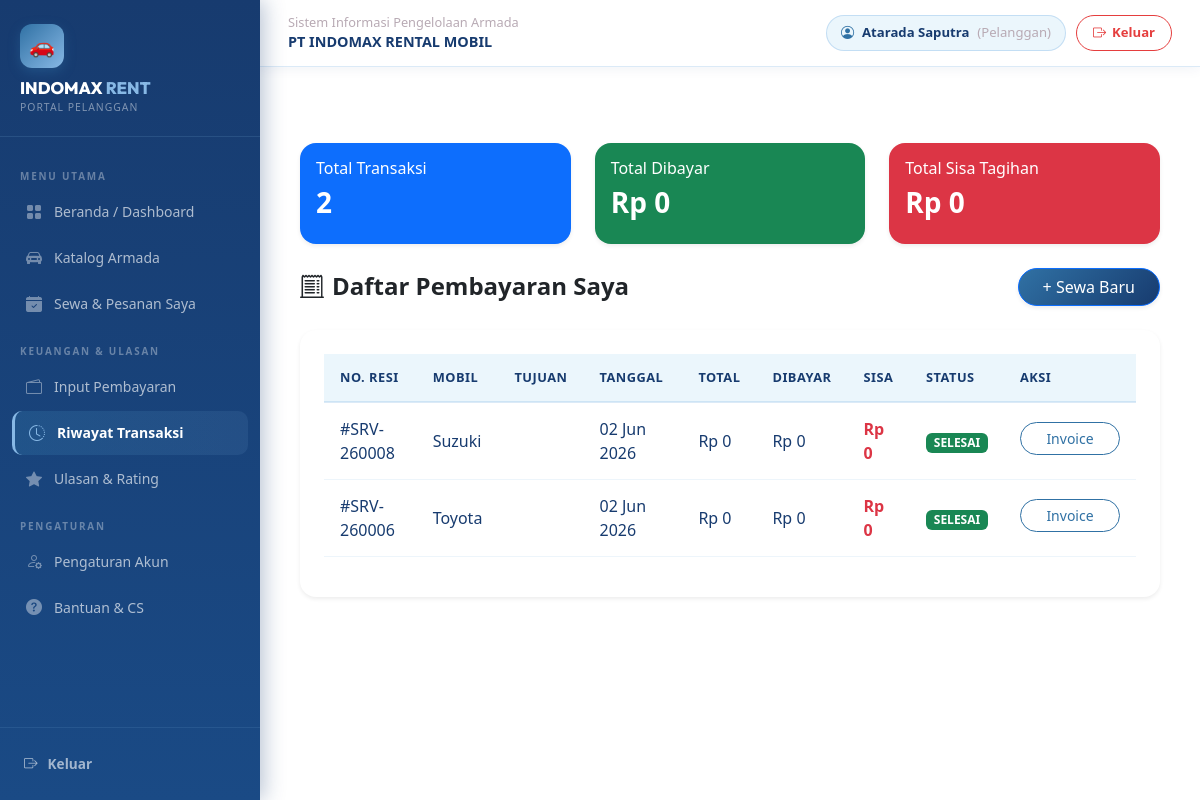
/Pelanggan/riwayat_pembayaran.php (signed in), run on an earlier commit of the app's database.
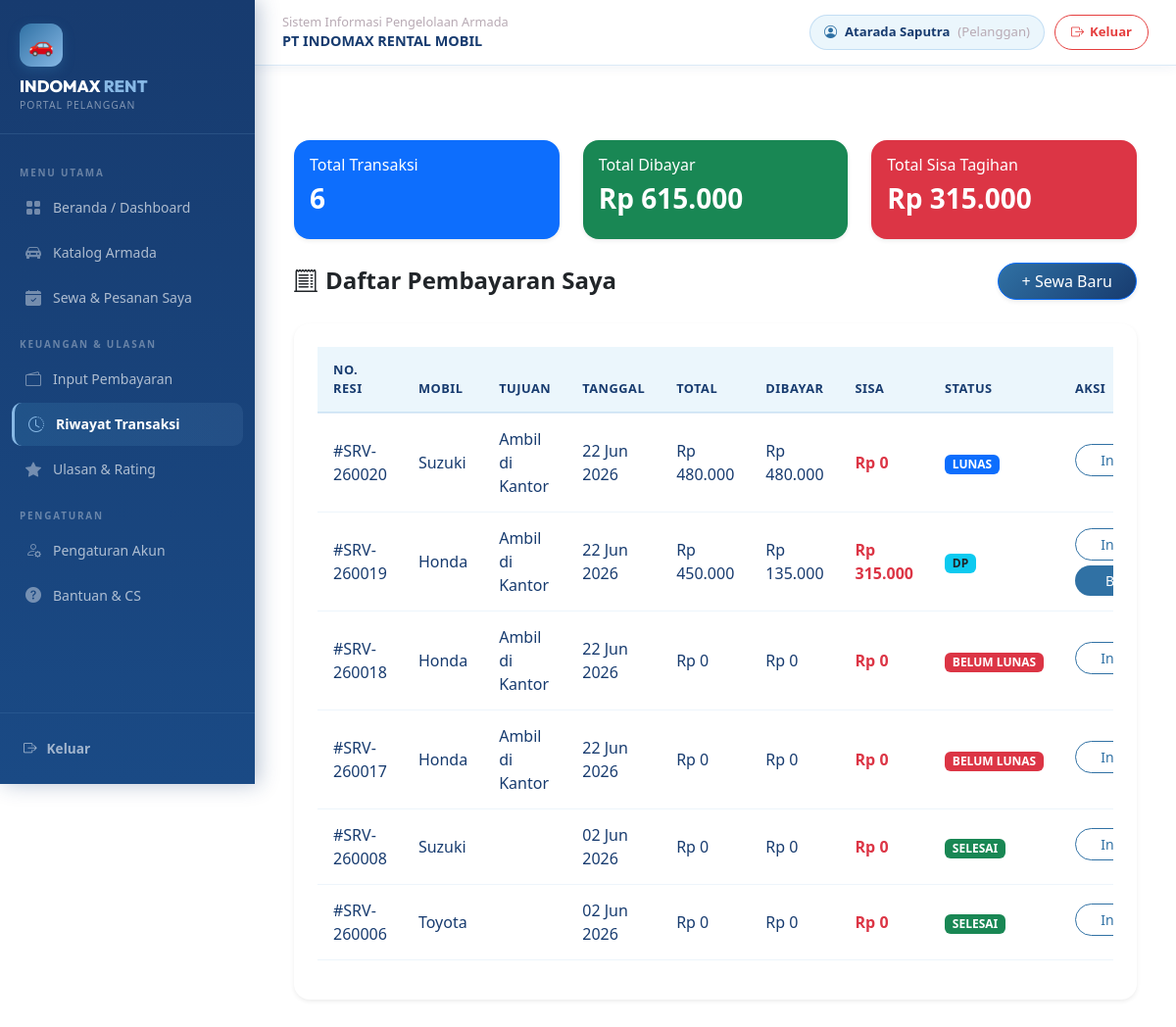
And on a later commit of the database.
### tables this page shows
CREATE TABLE `transaksi_sewa` (
  `id_sewa` int(11) NOT NULL,
  `id_pelanggan` int(11) NOT NULL,
  `pake_supir` enum('Ya','Tidak') NOT NULL DEFAULT 'Tidak',
  `kode_mobil` varchar(10) NOT NULL,
  `id_supir` int(11) DEFAULT NULL,
  `biaya_supir` decimal(12,2) NOT NULL DEFAULT 0.00,
  `opsi_supir` enum('ya','tidak') DEFAULT 'tidak',
  `tanggal_sewa` date NOT NULL,
  `tanggal_kembali` date NOT NULL,
  `lama_sewa` int(11) NOT NULL,
  `total_biaya` decimal(12,2) NOT NULL,
  `status_sewa` enum('berjalan','selesai') DEFAULT 'berjalan',
  `tujuan_perjalanan` varchar(255) NOT NULL,
  `kode_akun` int(11) DEFAULT NULL,
  `lokasi_jemput` varchar(255) DEFAULT NULL,
  `alamat_detail` text DEFAULT NULL,
  `nama_penyewa` varchar(100) DEFAULT NULL,
  `total_bayar` int(11) DEFAULT 0,
  `jumlah_bayar` int(11) DEFAULT 0
);

CREATE TABLE `mobil` (
  `kode_mobil` varchar(10) NOT NULL,
  `merk` varchar(50) DEFAULT NULL,
  `jenis` varchar(50) DEFAULT NULL,
  `nopol` varchar(15) DEFAULT NULL,
  `tarif_per_hari` decimal(10,2) DEFAULT NULL,
  `status_mobil` enum('tersedia','disewa') DEFAULT 'tersedia',
  `Gambar` varchar(255) NOT NULL,
  `Unit_Tersedia` int(10) UNSIGNED NOT NULL
);

### Pelanggan/riwayat_pembayaran.php (the view, shortened to what this page needs)
<?php
include 'koneksi.php';
include 'navbar.php';
$id_pelanggan = $_SESSION['id_pelanggan'];
$q_stats = mysqli_query($conn, "SELECT
    COUNT(id_sewa) as total_trx,
    SUM(jumlah_bayar) as total_dibayar,
    SUM(total_bayar - jumlah_bayar) as total_sisa
    FROM transaksi_sewa WHERE id_pelanggan = '$id_pelanggan'");
$stats = mysqli_fetch_assoc($q_stats);
?>
<!DOCTYPE html>
<html lang="id">
<head>
    <link href="https://cdn.jsdelivr.net/npm/bootstrap@5.3.0/dist/css/bootstrap.min.css" rel="stylesheet">
</head>
<body>
<div class="container py-5">
    <div class="row mb-4">
        <div class="col-md-4">
            <div class="card shadow-sm border-0 p-3 bg-primary text-white rounded-4">
                <h6>Total Transaksi</h6>
                <h3 class="fw-bold"><?= $stats['total_trx'] ?></h3>
            </div>
        </div>
        <div class="col-md-4">
            <div class="card shadow-sm border-0 p-3 bg-success text-white rounded-4">
                <h6>Total Dibayar</h6>
                <h3 class="fw-bold">Rp <?= number_format($stats['total_dibayar'], 0, ',', '.') ?></h3>
            </div>
        </div>
        <div class="col-md-4">
            <div class="card shadow-sm border-0 p-3 bg-danger text-white rounded-4">
                <h6>Total Sisa Tagihan</h6>
                <h3 class="fw-bold">Rp <?= number_format($stats['total_sisa'], 0, ',', '.') ?></h3>
            </div>
        </div>
    </div>
    <div class="d-flex justify-content-between align-items-center mb-4">
        <h4 class="fw-bold m-0"><i class="bi bi-receipt-cutoff me-2"></i>Daftar Pembayaran Saya</h4>
        <a href="transaksi.php" class="btn btn-primary px-4 rounded-pill shadow-sm">+ Sewa Baru</a>
    </div>
    <div class="card p-4 shadow-sm border-0 rounded-4">
        <div class="table-responsive">
            <table class="table table-hover align-middle">
                <thead class="table-light">
                    <tr>
                        <th>NO. RESI</th>
                        <th>MOBIL</th>
                        <th>TUJUAN</th>
                        <th>TANGGAL</th>
                        <th>TOTAL</th>
                        <th>DIBAYAR</th>
                        <th>SISA</th>
                        <th>STATUS</th>
                        <th>AKSI</th>
                    </tr>
                </thead>
                <tbody>
    <?php
    $sql = "SELECT t.*, m.merk FROM transaksi_sewa t
            JOIN mobil m ON t.kode_mobil = m.kode_mobil
            WHERE t.id_pelanggan = '$id_pelanggan'
            ORDER BY t.id_sewa DESC";
    $res = mysqli_query($conn, $sql);
    if (mysqli_num_rows($res) > 0) {
        while($row = mysqli_fetch_assoc($res)) {
            $total = isset($row['total_bayar']) ? (int)$row['total_bayar'] : 0;
            $dibayar = isset($row['jumlah_bayar']) ? (int)$row['jumlah_bayar'] : 0;
            $sisa = $total - $dibayar;
            if (isset($row['status_sewa']) && $row['status_sewa'] == 'selesai') {
                $status_label = "SELESAI";
                $status_class = "bg-success";
            } elseif ($dibayar <= 0) {
                $status_label = "BELUM LUNAS";
                $status_class = "bg-danger";
            } elseif ($sisa > 0) {
                $status_label = "DP";
                $status_class = "bg-info text-dark";
            } else {
                $status_label = "LUNAS";
                $status_class = "bg-primary";
            }
    ?>
    <tr>
        <td>#SRV-<?= $row['id_sewa'] ?></td>
        <td><?= htmlspecialchars($row['merk']) ?></td>
        <td><?= htmlspecialchars($row['lokasi_jemput']) ?></td>
        <td><?= date('d M Y', strtotime($row['tanggal_sewa'])) ?></td>
        <td>Rp <?= number_format($total, 0, ',', '.') ?></td>
        <td>Rp <?= number_format($dibayar, 0, ',', '.') ?></td>
        <td class="text-danger fw-bold">Rp <?= number_format($sisa, 0, ',', '.') ?></td>
        <td><span class="badge <?= $status_class ?>"><?= $status_label ?></span></td>
        <td>
            <a href="invoice.php?id=<?= $row['id_sewa'] ?>" class="btn-invoice">Invoice</a>
            <?php if ($sisa > 0 && (!isset($row['status_sewa']) || $row['status_sewa'] != 'selesai')): ?>
                <a href="input_pembayaran.php?id=<?= $row['id_sewa'] ?>" class="btn-bayar">Bayar</a>
            <?php endif; ?>
        </td>
    </tr>
    <?php
        }
    } else {
        echo "<tr><td colspan='9' class='text-center p-4'>Belum ada transaksi sewa.</td></tr>";
    }
    ?>
</tbody>
            </table>
        </div>
    </div>
</div>
</body>
</html>

### Pelanggan/navbar.php (shortened to what this page needs)
<?php
$current_page = basename($_SERVER['PHP_SELF']);
?>
<!DOCTYPE html>
<html lang="id">
<head>
    <link href="https://cdn.jsdelivr.net/npm/bootstrap@5.3.0/dist/css/bootstrap.min.css" rel="stylesheet">
    <link rel="stylesheet" href="https://cdn.jsdelivr.net/npm/bootstrap-icons@1.11.1/font/bootstrap-icons.css">
</head>
<body>
<div id="wrapper">
    <div id="sidebar-wrapper">
        <a href="index.php" class="sidebar-brand d-flex flex-column">
            <div class="sidebar-brand-icon">🚗</div>
            <div class="sidebar-brand-title">INDOMAX <span>RENT</span></div>
            <div class="sidebar-brand-sub">Portal Pelanggan</div>
        </a>
        <nav class="sidebar-nav">
            <?php if (isset($_SESSION['role']) && $_SESSION['role'] === 'pelanggan'): ?>
                <div class="sidebar-section-title">Menu Utama</div>
                <a href="index.php" class="<?= $current_page === 'index.php' ? 'active' : '' ?>">
                    <i class="bi bi-grid-fill"></i> Beranda / Dashboard
                </a>
                <a href="katalog.php" class="<?= $current_page === 'katalog.php' ? 'active' : '' ?>">
                    <i class="bi bi-car-front-fill"></i> Katalog Armada
                </a>
                <a href="transaksi.php" class="<?= $current_page === 'transaksi.php' ? 'active' : '' ?>">
                    <i class="bi bi-calendar-check-fill"></i> Sewa & Pesanan Saya
                </a>
                <div class="sidebar-section-title">Keuangan & Ulasan</div>
                <a href="pembayaran.php" class="<?= $current_page === 'pembayaran.php' ? 'active' : '' ?>">
                    <i class="bi bi-wallet2"></i> Input Pembayaran
                </a>
                <a href="riwayat_pembayaran.php" class="<?= $current_page === 'riwayat_pembayaran.php' ? 'active' : '' ?>">
                    <i class="bi bi-clock-history"></i> Riwayat Transaksi
                </a>
                <a href="grafik_rating.php" class="<?= $current_page === 'grafik_rating.php' ? 'active' : '' ?>">
                    <i class="bi bi-star-fill"></i> Ulasan & Rating
                </a>
                <div class="sidebar-section-title">Pengaturan</div>
                <a href="edit_profil.php" class="<?= $current_page === 'edit_profil.php' ? 'active' : '' ?>">
                    <i class="bi bi-person-gear"></i> Pengaturan Akun
                </a>
                <a href="bantuan.php" class="<?= $current_page === 'bantuan.php' ? 'active' : '' ?>">
                    <i class="bi bi-question-circle-fill"></i> Bantuan & CS
                </a>
            <?php endif; ?>
        </nav>
        <div class="sidebar-footer">
            <a href="logout_pelanggan.php">
                <i class="bi bi-box-arrow-right"></i> Keluar
            </a>
        </div>
    </div>
    <div id="page-content-wrapper">
        <div class="top-navbar">
            <div class="top-navbar-brand">
                Sistem Informasi Pengelolaan Armada
                <strong>PT INDOMAX RENTAL MOBIL</strong>
            </div>
            <div class="top-navbar-user">
                <?php if (isset($_SESSION['role'])): ?>
                    <div class="user-badge">
                        <i class="bi bi-person-circle"></i>
                        <?= htmlspecialchars($_SESSION['nama_pelanggan'] ?? $_SESSION['nama_user'] ?? 'Pengguna') ?>
                        <span style="color: var(--lilac-dust); font-weight: 400;">(<?= ucfirst($_SESSION['role'] ?? 'Tamu') ?>)</span>
                    </div>
                    <a href="logout_pelanggan.php" class="btn-logout">
                        <i class="bi bi-box-arrow-right"></i> Keluar
                    </a>
                <?php else: ?>
                    <a href="login_pelanggan.php" class="btn btn-primary btn-sm rounded-pill px-3 fw-bold">
                        <i class="bi bi-box-arrow-in-right me-1"></i> Masuk
                    </a>
                <?php endif; ?>
            </div>
        </div>
        <div class="page-content">

### Pelanggan/riwayat_pembayaran.php (style rules this page uses)
.btn-invoice { background-color: #ffffff; border: 1px solid #3071a4; color: #3071a4; padding: 5px 15px; display: block; margin-bottom: 5px; text-align: center; width: 100px; text-decoration: none; border-radius: 50px; font-size: 14px; }
.btn-bayar { background-color: #3071a4; color: white; border: none; padding: 5px 15px; display: block; width: 100px; text-align: center; text-decoration: none; border-radius: 50px; font-size: 14px; }

What changed in the data, as far as the page shows it:
added transaksi_sewa: id_sewa "260020", kode_mobil.merk "Suzuki", lokasi_jemput "Ambil di Kantor", tanggal_sewa "22 Jun 2026", total_bayar "480.000", jumlah_bayar "480.000", sisa "0", status_label "LUNAS"
added transaksi_sewa: id_sewa "260019", kode_mobil.merk "Honda", lokasi_jemput "Ambil di Kantor", tanggal_sewa "22 Jun 2026", total_bayar "450.000", jumlah_bayar "135.000", sisa "315.000", status_label "DP"
added transaksi_sewa: id_sewa "260018", kode_mobil.merk "Honda", lokasi_jemput "Ambil di Kantor", tanggal_sewa "22 Jun 2026", total_bayar "0", jumlah_bayar "0", status_label "BELUM LUNAS"
added transaksi_sewa: id_sewa "260017", kode_mobil.merk "Honda", lokasi_jemput "Ambil di Kantor", tanggal_sewa "22 Jun 2026", total_bayar "0", jumlah_bayar "0", status_label "BELUM LUNAS"
Also different on the page:
$stats['total_trx']: "2" → "6"
$stats['total_dibayar']: "0" → "615.000"
$stats['total_sisa']: "0" → "315.000"
